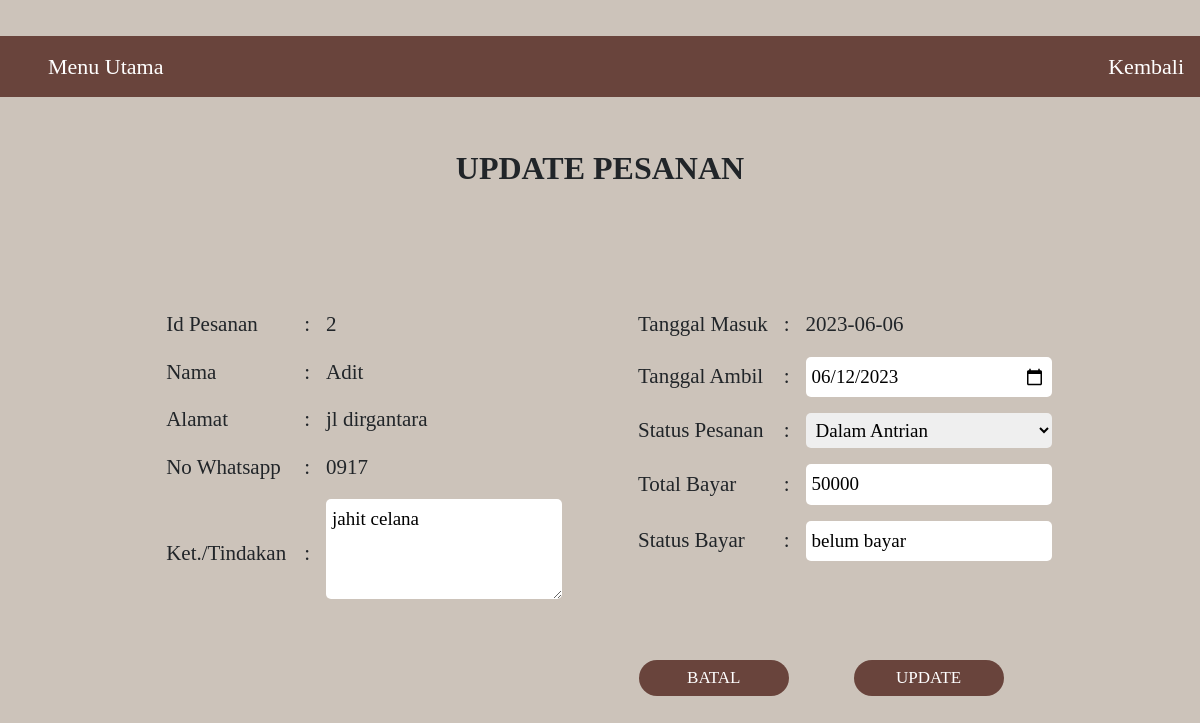
The page /ragiladmin/updatepesanan.php?id=2 (signed in) on the database its author committed.
### tables this page shows
CREATE TABLE `pesanan` (
  `id_pesanan` int(11) NOT NULL,
  `ket_tindakan` varchar(100) NOT NULL,
  `tgl_masuk` date NOT NULL,
  `tgl_ambil` date DEFAULT NULL,
  `status_pesanan` varchar(50) NOT NULL,
  `total_bayar` int(50) DEFAULT NULL,
  `status_bayar` varchar(20) DEFAULT NULL,
  `id_pelanggan` int(11) NOT NULL,
  `id_penjahit` int(11) NOT NULL
);

CREATE TABLE `pelanggan` (
  `id_pelanggan` int(11) NOT NULL,
  `nama_pelanggan` varchar(20) NOT NULL,
  `alamat` varchar(30) NOT NULL,
  `no_whatsapp` varchar(12) NOT NULL
);

### ragiladmin/updatepesanan.php (the view, shortened to what this page needs)
<!DOCTYPE html>
<html>
<head>
	<link href="https://cdn.jsdelivr.net/npm/bootstrap@5.2.1/dist/css/bootstrap.min.css" rel="stylesheet">
</head>
<body>
    <?php
        include('koneksi.php');
        $id = $_GET['id'];
        $sql    = "SELECT * FROM pesanan WHERE id_pesanan='$id'";
        $query  = mysqli_query($connect, $sql);
        while ($data = mysqli_fetch_array($query)) {
        ?>
	<br>
	<ul>
  		<li><a href="menu.php">Menu Utama</a></li>
  		<li style="float: right"><a href="detailpesanan.php?id=<?= $data['id_pesanan']; ?>">Kembali</a></li>
    <?php } ?>
	</ul>
	<center>
    	<br>
    	<h2 style="font-weight: bold">UPDATE PESANAN</h2>
    	<br>
    </center>
    <form method="POST" action="updateproses.php">
	<div class="row">
        <div class="column">
            <table class="column1">
            <?php
            include('koneksi.php');
            $id = $_GET['id'];
            $sql    = "SELECT * FROM pesanan INNER JOIN pelanggan ON pesanan.id_pelanggan = pelanggan.id_pelanggan WHERE pesanan.id_pesanan = $id";
            $query  = mysqli_query($connect, $sql);
            while ($data = mysqli_fetch_array($query)) {
            ?>
            <tr>
                <td>Id Pesanan</td>
                <td>:</td>
                <td><?= $data['id_pesanan']; ?></td>
            <tr>
                <td>Nama</td>
                <td>:</td>
                <td><?= $data['nama_pelanggan']; ?></td>
            </tr>
            <tr>
                <td>Alamat</td>
                <td>:</td>
                <td><?= $data['alamat']; ?></td>
            </tr>
            <tr>
                <td>No Whatsapp</td>
                <td>:</td>
                <td><?= $data['no_whatsapp']; ?></td>
            </tr>
            <tr>
                <td style="padding-right: 10px">Ket./Tindakan</td>
                <td>:</td>
                <td><textarea name="ket_tindakan"><?= $data['ket_tindakan']; ?></textarea></td>
            </tr>
            </table>
        </div>
        <div class="column">
            <table class="column2">
            <tr>
                <td>Tanggal Masuk</td>
                <td>:</td>
                <td><?= $data['tgl_masuk']; ?></td>
            </tr>
            <tr>
                <td>Tanggal Ambil</td>
                <td>:</td>
                <td><input type="date" name="tgl_ambil"value="<?= $data['tgl_ambil']; ?>"></td>
            <tr>
                <td style="padding-right: 10px">Status Pesanan</td>
                <td>:</td>
                <td><select name="status_pesanan" value="<?= $data['status_pesanan']; ?>">>
                        <option value="Dalam Antrian">Dalam Antrian</option>
                    </select></td>
            </tr>
            <tr>
                <td>Total Bayar</td>
                <td>:</td>
                <td><input type="text" name="total_bayar" value="<?= $data['total_bayar']; ?>"></td>
            </tr>
            <tr>
                <td>Status Bayar</td>
                <td>:</td>
                <td><input type="text" name="status_bayar" value="<?= $data['status_bayar']; ?>"></td>
            </tr>
            <tr><td></td></tr><tr><td></td></tr>
            <tr><td></td></tr><tr><td></td></tr>
            <tr><td></td></tr>
            <tr>
            	<td colspan="2" style="text-align: center;"><input type="reset" value="BATAL" class="button"></td>
                <td style="text-align: center;"><input type="submit" value="UPDATE" class="button"></td>
            </tr>
            </table>
        </div>
    </div>
    <?php } ?>
    </form>
</body>
</html>

### ragiladmin/updatepesanan.php (style rules this page uses)
body { font-family: perpetua; background-color: #ccc3ba; width: 100%; margin: auto; text-align: center; font-size: 24px; }
ul { overflow: hidden; background-color: #69443c; color: white; }
li { float: left; display: block; padding: 14px 16px; }
li a { font-size: 22px; display: block; color: white; text-decoration: none; }
.column { width: 50%; padding: 30px; font-size: 20px; }
.column1 { float: right; }
.column2 { float: left; }
table { font-size: 21px; border-collapse : static; margin-top : 40px; }
td { text-align: left; padding: 8px; }
.button { width: 150px; padding: 5px 0; text-align: center; border: none; cursor: pointer; border-radius: 25px; margin: 3px 0px; color: white; font-family: perpetua; font-size: 17px; background-color: #69443c; }
textarea { border-radius : 5px; margin: 0px; padding: 6px; border : none; font-size: 19px; width: 100%; height: 100px; }
input { border-radius: 5px; margin: 0px; padding: 6px; border : none; font-size: 19px; width: 100%; }
select { margin: 0px; padding: 6px; border-radius: 5px; resize: vertical; border : none; font-size: 19px; width: 100%; }

### rows shown on the page
pesanan: id_pesanan "2", id_pelanggan.nama_pelanggan "Adit", id_pelanggan.alamat "jl dirgantara", id_pelanggan.no_whatsapp "0917", ket_tindakan "jahit celana", tgl_masuk "2023-06-06", status_pesanan "Dalam Antrian", total_bayar "50000", status_bayar "belum bayar"
